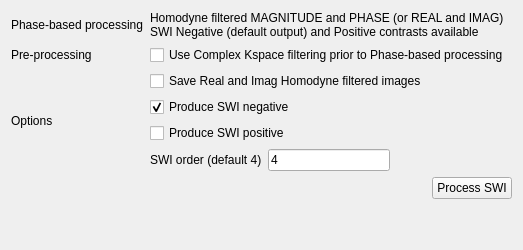
            <widget class="QWidget" name="tabWidgetPage1">
             <attribute name="title">
              <string>Phase/SWI</string>
             </attribute>
             <layout class="QHBoxLayout" name="horizontalLayout_13">
              <item>
               <layout class="QGridLayout" name="gridLayout_5">
                <item row="1" column="1">
                 <widget class="QLabel" name="label_9">
                  <property name="text">
                   <string>Homodyne filtered MAGNITUDE and PHASE (or REAL and IMAG) 
SWI Negative (default output) and Positive contrasts available</string>
                  </property>
                 </widget>
                </item>
                <item row="1" column="0">
                 <widget class="QLabel" name="label_8">
                  <property name="text">
                   <string>Phase-based processing</string>
                  </property>
                 </widget>
                </item>
                <item row="4" column="1">
                 <layout class="QHBoxLayout" name="horizontalLayout_14">
                  <item>
                   <layout class="QGridLayout" name="gridLayout_10">
                    <item row="4" column="0">
                     <layout class="QHBoxLayout" name="horizontalLayout_24">
                      <item>
                       <widget class="QLabel" name="label_26">
                        <property name="text">
                         <string>SWI order (default 4)</string>
                        </property>
                       </widget>
                      </item>
                      <item>
                       <widget class="QLineEdit" name="lineEdit_swiorder">
                        <property name="text">
                         <string>4</string>
                        </property>
                       </widget>
                      </item>
                      <item>
                       <spacer name="horizontalSpacer_18">
                        <property name="orientation">
                         <enum>Qt::Horizontal</enum>
                        </property>
                        <property name="sizeHint" stdset="0">
                         <size>
                          <width>40</width>
                          <height>20</height>
                         </size>
                        </property>
                       </spacer>
                      </item>
                     </layout>
                    </item>
                    <item row="1" column="0">
                     <widget class="QCheckBox" name="checkBox_swisaveRI">
                      <property name="text">
                       <string>Save Real and Imag Homodyne filtered images</string>
                      </property>
                     </widget>
                    </item>
                    <item row="2" column="0">
                     <widget class="QCheckBox" name="checkBox_swineg">
                      <property name="text">
                       <string>Produce SWI negative</string>
                      </property>
                      <property name="checked">
                       <bool>true</bool>
                      </property>
                     </widget>
                    </item>
                    <item row="3" column="0">
                     <widget class="QCheckBox" name="checkBox_swipos">
                      <property name="text">
                       <string>Produce SWI positive</string>
                      </property>
                     </widget>
                    </item>
                   </layout>
                  </item>
                 </layout>
                </item>
                <item row="4" column="0">
                 <widget class="QLabel" name="label_20">
                  <property name="text">
                   <string>Options</string>
                  </property>
                 </widget>
                </item>
                <item row="2" column="0">
                 <widget class="QLabel" name="label_29">
                  <property name="text">
                   <string>Pre-processing</string>
                  </property>
                 </widget>
                </item>
                <item row="5" column="1">
                 <layout class="QHBoxLayout" name="horizontalLayout_27">
                  <item>
                   <spacer name="horizontalSpacer_20">
                    <property name="orientation">
                     <enum>Qt::Horizontal</enum>
                    </property>
                    <property name="sizeHint" stdset="0">
                     <size>
                      <width>40</width>
                      <height>20</height>
                     </size>
                    </property>
                   </spacer>
                  </item>
                  <item>
                   <widget class="QPushButton" name="pushButton_SWI">
                    <property name="text">
                     <string>Process SWI</string>
                    </property>
                   </widget>
                  </item>
                 </layout>
                </item>
                <item row="6" column="1">
                 <spacer name="verticalSpacer_10">
                  <property name="orientation">
                   <enum>Qt::Vertical</enum>
                  </property>
                  <property name="sizeHint" stdset="0">
                   <size>
                    <width>20</width>
                    <height>40</height>
                   </size>
                  </property>
                 </spacer>
                </item>
                <item row="2" column="1">
                 <widget class="QCheckBox" name="checkBox_swipreprocess">
                  <property name="text">
                   <string>Use Complex Kspace filtering prior to Phase-based processing </string>
                  </property>
                 </widget>
                </item>
               </layout>
              </item>
             </layout>
            </widget>
